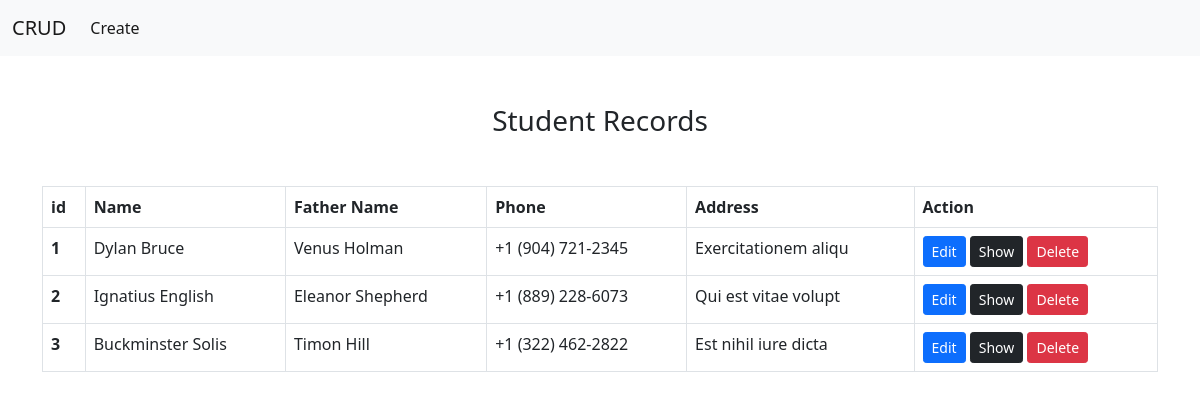
The page / on the database its author committed.
### tables this page shows
CREATE TABLE `students` (
  `id` int NOT NULL,
  `name` varchar(255) NOT NULL,
  `father_name` varchar(255) NOT NULL,
  `phone` varchar(25) NOT NULL,
  `address` varchar(255) NOT NULL
);

### index.php (the view)
<?php
include "includes/header.php";
?>
<div class="container">
    <h3 style="text-align:center" class="mt-5 mb-5">Student Records</h3>
    <?php
    $select = "SELECT * FROM `students`";
    $result = mysqli_query($conn, $select) or die("Query Failed");
    if (mysqli_num_rows($result) > 0) {
    ?>
        <table class="table table-hover table-bordered">
            <thead>
                <tr>
                    <th scope="col">id</th>
                    <th scope="col">Name</th>
                    <th scope="col">Father Name</th>
                    <th scope="col">Phone</th>
                    <th scope="col">Address</th>
                    <th scope="col">Action</th>
                </tr>
            </thead>
            <tbody>
                <?php
                $i = 0;
                while ($row = mysqli_fetch_assoc($result)) {
                ?>
                    <tr>
                        <th scope="row"><?php echo $i = $i + 1 ?></th>
                        <td><?php echo $row['name'] ?></td>
                        <td><?php echo $row['father_name'] ?></td>
                        <td><?php echo $row['phone'] ?></td>
                        <td><?php echo $row['address'] ?></td>
                        <td>
                            <a href="edit.php?id=<?php echo $row['id'] ?>" class="btn btn-sm btn-primary">Edit</a>
                            <a href="show.php?id=<?php echo $row['id'] ?>" class="btn btn-sm btn-dark">Show</a>
                            <a href="delete.php?id=<?php echo $row['id'] ?>" class="btn btn-sm btn-danger">Delete</a>
                        </td>
                    </tr>
                <?php
                }
                ?>
            </tbody>
        </table>
    <?php
    } else {
        echo "<h3 style='text-align:center; color:red; border:5px dotted red; padding:30px'>No Records Found</h3>";
    }
    ?>
</div>
<?php
include "includes/footer.php";
?>

### includes/header.php (shortened to what this page needs)
<!doctype html>
<html lang="en">
<head>
    <link href="https://cdn.jsdelivr.net/npm/bootstrap@5.0.1/dist/css/bootstrap.min.css" rel="stylesheet">
</head>
<body>
<nav class="navbar navbar-expand-lg navbar-light bg-light">
  <div class="container-fluid">
    <a class="navbar-brand" href="index.php">CRUD</a>
    <div class="collapse navbar-collapse" id="navbarSupportedContent">
      <ul class="navbar-nav me-auto mb-2 mb-lg-0">
        <li class="nav-item">
          <a class="nav-link active" aria-current="page" href="create.php">Create</a>
        </li>
      </ul>
    </div>
  </div>
</nav>

### includes/footer.php (shortened to what this page needs)
</body>
</html>

### rows shown on the page
students: name "Dylan Bruce", father_name "Venus Holman", phone "+1 (904) 721-2345", address "Exercitationem aliqu"
students: i "2", name "Ignatius English", father_name "Eleanor Shepherd", phone "+1 (889) 228-6073", address "Qui est vitae volupt"
students: i "3", name "Buckminster Solis", father_name "Timon Hill", phone "+1 (322) 462-2822", address "Est nihil iure dicta"
